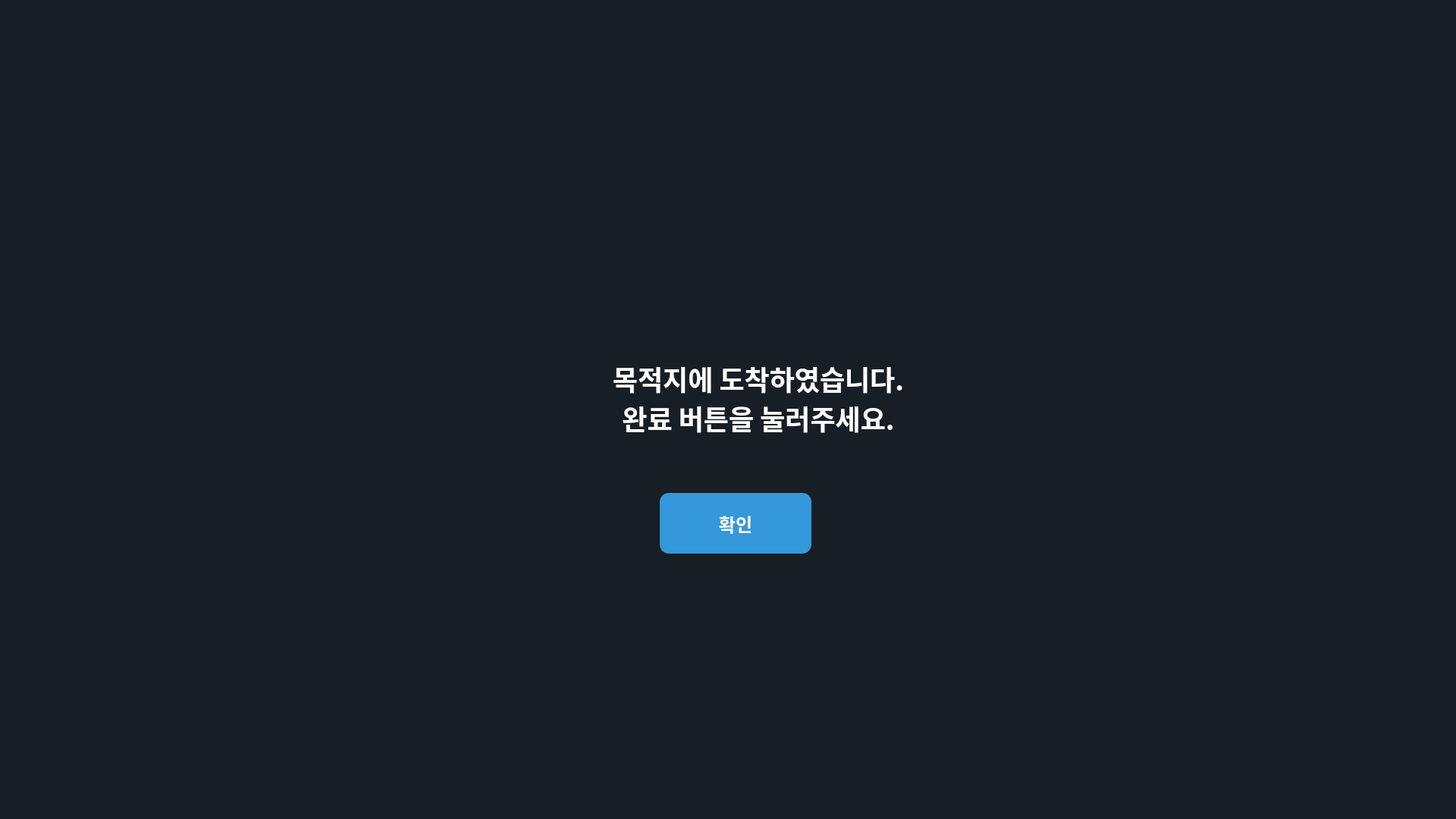
<?xml version="1.0" encoding="UTF-8"?>
<ui version="4.0">
 <class>DestinationArrived</class>
 <widget class="QWidget" name="DestinationArrived">
  <property name="geometry">
   <rect>
    <x>0</x>
    <y>0</y>
    <width>1920</width>
    <height>1080</height>
   </rect>
  </property>
  <property name="font">
   <font>
    <pointsize>12</pointsize>
   </font>
  </property>
  <property name="windowTitle">
   <string>Destination Arrived</string>
  </property>
  <property name="styleSheet">
   <string>QWidget {
    background-color: #171E26;
}

QLabel {
    color: white;
    font-family: &quot;Malgun Gothic&quot;, &quot;Arial&quot;, sans-serif;
    background-color: transparent;
    border: none;
}

QPushButton {
    color: white;
    border: none;
    border-radius: 12px;
    font-family: &quot;Malgun Gothic&quot;, sans-serif;
    font-weight: bold;
}

.confirm-button {
    background-color: #3498db;
    font-size: 24px;
}

.confirm-button:hover {
    background-color: #2980b9;
}

.confirm-button:pressed {
    background-color: #21618c;
}

.robot-eye {
    background-color: #1abc9c;
}</string>
  </property>
  <widget class="QLabel" name="leftEyeBase">
   <property name="geometry">
    <rect>
     <x>610</x>
     <y>159</y>
     <width>261</width>
     <height>191</height>
    </rect>
   </property>
   <property name="text">
    <string/>
   </property>
   <property name="pixmap">
    <pixmap resource="../../roomie_rgui/assets/resources.qrc">:/roomie_rgui/assets/rgui_eye_2.png</pixmap>
   </property>
  </widget>
  <widget class="QLabel" name="rightEyeBase">
   <property name="geometry">
    <rect>
     <x>1030</x>
     <y>160</y>
     <width>261</width>
     <height>191</height>
    </rect>
   </property>
   <property name="text">
    <string/>
   </property>
   <property name="pixmap">
    <pixmap resource="../../roomie_rgui/assets/resources.qrc">:/roomie_rgui/assets/rgui_eye_2.png</pixmap>
   </property>
  </widget>
  <widget class="QLabel" name="messageText">
   <property name="geometry">
    <rect>
     <x>600</x>
     <y>450</y>
     <width>800</width>
     <height>150</height>
    </rect>
   </property>
   <property name="font">
    <font>
     <family>Malgun Gothic</family>
     <pointsize>-1</pointsize>
     <weight>75</weight>
     <bold>true</bold>
    </font>
   </property>
   <property name="styleSheet">
    <string notr="true">font-size: 36px; 
font-weight: 600; 
color: white;
text-align: center;
line-height: 1.4;</string>
   </property>
   <property name="text">
    <string>목적지에 도착하였습니다.
완료 버튼을 눌러주세요.</string>
   </property>
   <property name="alignment">
    <set>Qt::AlignCenter</set>
   </property>
  </widget>
  <widget class="QPushButton" name="confirmButton">
   <property name="geometry">
    <rect>
     <x>870</x>
     <y>650</y>
     <width>200</width>
     <height>80</height>
    </rect>
   </property>
   <property name="font">
    <font>
     <family>Malgun Gothic</family>
     <pointsize>-1</pointsize>
     <weight>75</weight>
     <bold>true</bold>
    </font>
   </property>
   <property name="cursor">
    <cursorShape>PointingHandCursor</cursorShape>
   </property>
   <property name="styleSheet">
    <string notr="true">background-color: #3498db;
border-radius: 12px;
font-size: 24px; 
font-weight: bold;</string>
   </property>
   <property name="text">
    <string>확인</string>
   </property>
  </widget>
 </widget>
 <resources>
  <include location="../../roomie_rgui/assets/resources.qrc"/>
 </resources>
 <connections/>
</ui>
